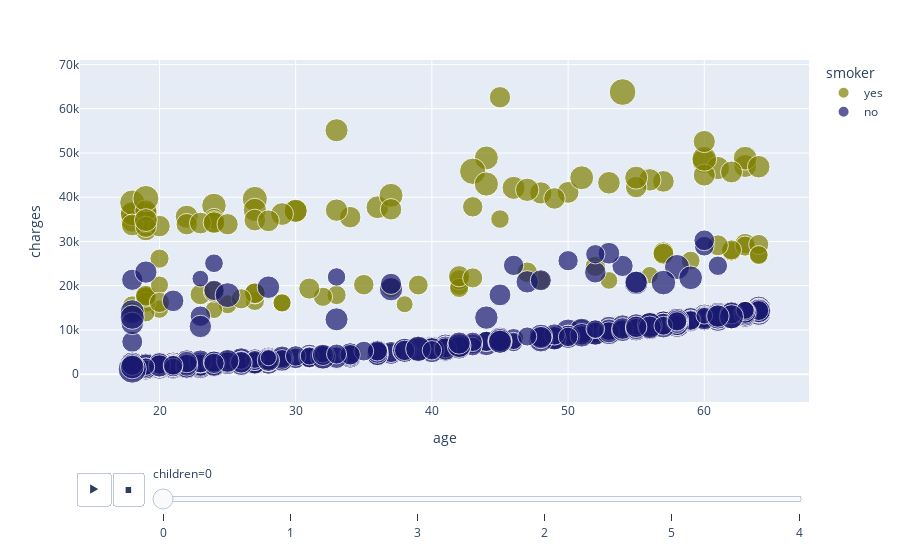

This figure's notebook cell:
### Code cell
px.scatter(Insurance,x="age",y="charges",color="smoker",animation_frame="children",size="bmi",color_discrete_sequence=['olive','midnightblue'])

### Figure 1 — Plotly figure (JSON) as saved in the notebook; plotly's stock layout.template omitted (floating-point values rounded to 4 significant figures; data arrays with more than 128 entries replaced by an {"elided": "..."} marker saying what was removed)
{"data": [{"hovertemplate": "smoker=yes<br>children=0<br>age=%{x}<br>charges=%{y}<br>bmi=%{marker.size}<extra></extra>", "legendgroup": "yes", "marker": {"color": "olive", "size": [27.9, 26.29, 42.13, 35.3, 35.6, 39.9, 34.43, 22.42, 24.75, 31.16, 19.95, 19.3, 35.09, 28.3, 23.37, 24.42, 25.18, 35.53, 26.6, 36.85, 37.7, 36.08, 34.8, 24.64, 29.07, 27.74, 31.82, 33.63, 31.92, 36.95, 27.7, 31.4, 30.8, 27.36, 21.7, 28.31, 40.15, 30.68, 26.98, 33.88, 35.86, 33.5, 30, 28.5, 38.06, 34.4, 30.25, 47.41, 46.2, 28.31, 23.66, 33.11, 33.53, 38.95, 26.41, 22.99, 32.02, 38.06, 38.39, 29.15, 34.1, 26.4, 27.83, 38.17, 28.88, 20.9, 28.5, 24.8, 42.24, 35.53, 29.81, 32.45, 30.78, 35.53, 33.11, 24.13, 28.98, 26.89, 40.92, 24.6, 31.73, 26.89, 22.89, 22.89, 20.52, 32.7, 35.2, 21.57, 28.02, 30.68, 30.9, 31.68, 36.19, 30.4, 31.4, 32.49, 32.8, 44.88, 29.81, 30.02, 24.42, 21.8, 29.83, 27.3, 23.76, 31.07, 27.06, 21.66, 34.9, 30.36, 27.8, 21.85, 30.2, 26.7, 29.07], "sizemode": "area", "sizeref": 0.1328, "symbol": "circle"}, "mode": "markers", "name": "yes", "orientation": "v", "showlegend": true, "type": "scatter", "x": [19, 62, 27, 30, 22, 60, 36, 20, 27, 57, 56, 38, 63, 19, 42, 48, 18, 30, 42, 18, 63, 27, 19, 42, 19, 63, 50, 56, 19, 19, 19, 27, 34, 52, 19, 23, 24, 55, 63, 64, 61, 33, 42, 24, 44, 29, 19, 54, 43, 19, 59, 19, 18, 44, 39, 64, 62, 51, 37, 27, 53, 37, 47, 18, 19, 53, 27, 33, 18, 33, 57, 60, 37, 46, 48, 25, 57, 64, 60, 32, 18, 43, 45, 29, 24, 24, 55, 18, 35, 20, 49, 28, 47, 22, 23, 19, 60, 19, 31, 19, 20, 20, 24, 20, 64, 24, 26, 18, 19, 45, 43, 29, 25, 62, 61], "xaxis": "x", "y": [16880.0, 27810.0, 39610.0, 36840.0, 35590.0, 48170.0, 37740.0, 14710.0, 16580.0, 43580.0, 22410.0, 15820.0, 47060.0, 17080.0, 19960.0, 21220.0, 15520.0, 36950.0, 21350.0, 36150.0, 48820.0, 37130.0, 34780.0, 19520.0, 17350.0, 29520.0, 41100.0, 43920.0, 33750.0, 36220.0, 16300.0, 34840.0, 35490.0, 24390.0, 13840.0, 18030.0, 38130.0, 42300.0, 28950.0, 46890.0, 46600.0, 37080.0, 22140.0, 35150.0, 48890.0, 36200.0, 32550.0, 63770.0, 45860.0, 17470.0, 25680.0, 34440.0, 34620.0, 42980.0, 20150.0, 27040.0, 45710.0, 44400.0, 40420.0, 18250.0, 43250.0, 19540.0, 23070.0, 36310.0, 17750.0, 21200.0, 18310.0, 17900.0, 38790.0, 55140.0, 27530.0, 45010.0, 37270.0, 42110.0, 40970.0, 15820.0, 27220.0, 29330.0, 48670.0, 17500.0, 33730.0, 21770.0, 35070.0, 16140.0, 14570.0, 34470.0, 44420.0, 13750.0, 20230.0, 33480.0, 39730.0, 34670.0, 41680.0, 33910.0, 34170.0, 36900.0, 52590.0, 39720.0, 19350.0, 33310.0, 26130.0, 20170.0, 18650.0, 16230.0, 26930.0, 34250.0, 17040.0, 14280.0, 34830.0, 62590.0, 37830.0, 16120.0, 33900.0, 28100.0, 29140.0], "yaxis": "y"}, {"hovertemplate": "smoker=no<br>children=0<br>age=%{x}<br>charges=%{y}<br>bmi=%{marker.size}<extra></extra>", "legendgroup": "no", "marker": {"color": "midnightblue", "size": {"elided": "459 float values"}, "sizemode": "area", "sizeref": 0.1328, "symbol": "circle"}, "mode": "markers", "name": "no", "orientation": "v", "showlegend": true, "type": "scatter", "x": {"elided": "459 int values"}, "xaxis": "x", "y": {"elided": "459 float values"}, "yaxis": "y"}], "layout": {"legend": {"itemsizing": "constant", "title": {"text": "smoker"}, "tracegroupgap": 0}, "margin": {"t": 60}, "sliders": [{"active": 0, "currentvalue": {"prefix": "children="}, "len": 0.9, "pad": {"b": 10, "t": 60}, "steps": [{"args": [["0"], {"frame": {"duration": 0, "redraw": false}, "fromcurrent": true, "mode": "immediate", "transition": {"duration": 0, "easing": "linear"}}], "label": "0", "method": "animate"}, {"args": [["1"], {"frame": {"duration": 0, "redraw": false}, "fromcurrent": true, "mode": "immediate", "transition": {"duration": 0, "easing": "linear"}}], "label": "1", "method": "animate"}, {"args": [["3"], {"frame": {"duration": 0, "redraw": false}, "fromcurrent": true, "mode": "immediate", "transition": {"duration": 0, "easing": "linear"}}], "label": "3", "method": "animate"}, {"args": [["2"], {"frame": {"duration": 0, "redraw": false}, "fromcurrent": true, "mode": "immediate", "transition": {"duration": 0, "easing": "linear"}}], "label": "2", "method": "animate"}, {"args": [["5"], {"frame": {"duration": 0, "redraw": false}, "fromcurrent": true, "mode": "immediate", "transition": {"duration": 0, "easing": "linear"}}], "label": "5", "method": "animate"}, {"args": [["4"], {"frame": {"duration": 0, "redraw": false}, "fromcurrent": true, "mode": "immediate", "transition": {"duration": 0, "easing": "linear"}}], "label": "4", "method": "animate"}], "x": 0.1, "xanchor": "left", "y": 0, "yanchor": "top"}], "updatemenus": [{"buttons": [{"args": [null, {"frame": {"duration": 500, "redraw": false}, "fromcurrent": true, "mode": "immediate", "transition": {"duration": 500, "easing": "linear"}}], "label": "&#9654;", "method": "animate"}, {"args": [[null], {"frame": {"duration": 0, "redraw": false}, "fromcurrent": true, "mode": "immediate", "transition": {"duration": 0, "easing": "linear"}}], "label": "&#9724;", "method": "animate"}], "direction": "left", "pad": {"r": 10, "t": 70}, "showactive": false, "type": "buttons", "x": 0.1, "xanchor": "right", "y": 0, "yanchor": "top"}], "xaxis": {"anchor": "y", "domain": [0, 1], "title": {"text": "age"}}, "yaxis": {"anchor": "x", "domain": [0, 1], "title": {"text": "charges"}}}}
